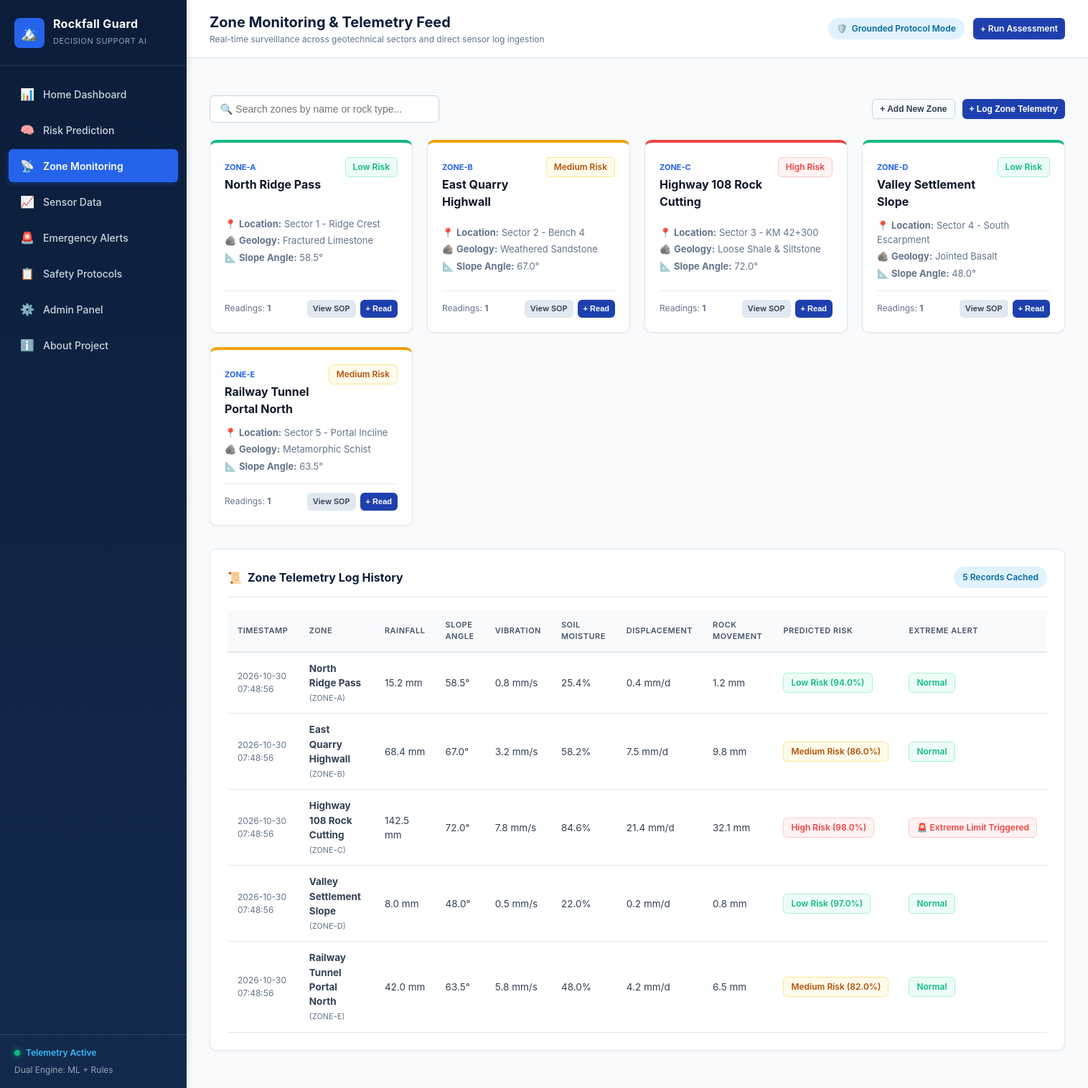
Screenshot of /monitoring with the database file from the repository.
### tables this page shows
CREATE TABLE zones (
            id INTEGER PRIMARY KEY AUTOINCREMENT,
            zone_code TEXT UNIQUE NOT NULL,
            name TEXT NOT NULL,
            location TEXT NOT NULL,
            rock_type TEXT NOT NULL,
            slope_angle_deg REAL NOT NULL,
            current_risk TEXT DEFAULT 'Low Risk',
            last_updated TIMESTAMP DEFAULT CURRENT_TIMESTAMP
        );

CREATE TABLE sensor_readings (
            id INTEGER PRIMARY KEY AUTOINCREMENT,
            zone_id INTEGER NOT NULL,
            rainfall_mm REAL NOT NULL,
            slope_angle_deg REAL NOT NULL,
            vibration_intensity REAL NOT NULL,
            soil_moisture_pct REAL NOT NULL,
            displacement_rate_mm_day REAL NOT NULL,
            rock_movement_mm REAL NOT NULL,
            geological_condition TEXT NOT NULL,
            predicted_risk TEXT,
            confidence_score REAL,
            is_extreme_alert INTEGER DEFAULT 0,
            timestamp TIMESTAMP DEFAULT CURRENT_TIMESTAMP,
            FOREIGN KEY (zone_id) REFERENCES zones(id) ON DELETE CASCADE
        );

### app.py (the view, shortened to what this page needs)
@app.route('/monitoring', methods=['GET', 'POST'])
def monitoring():
    conn = get_db_connection()
    cursor = conn.cursor()
    cursor.execute('''
        SELECT z.*,
               COUNT(r.id) as reading_count,
               MAX(r.timestamp) as latest_reading_time
        FROM zones z
        LEFT JOIN sensor_readings r ON z.id = r.zone_id
        GROUP BY z.id
        ORDER BY z.id ASC
    ''')
    zones_list = [dict(row) for row in cursor.fetchall()]
    cursor.execute('''
        SELECT r.*, z.name as zone_name, z.zone_code
        FROM sensor_readings r
        JOIN zones z ON r.zone_id = z.id
        ORDER BY r.timestamp DESC
        LIMIT 15
    ''')
    readings = [dict(row) for row in cursor.fetchall()]
    conn.close()
    return render_template('monitoring.html', zones=zones_list, readings=readings)

### database.py (called while the page is built)
def get_db_connection():
    conn = sqlite3.connect(DB_PATH)
    conn.row_factory = sqlite3.Row
    return conn

### templates/monitoring.html (shortened to what this page needs)
{% extends "base.html" %}
{% block page_title %}Zone Monitoring & Telemetry Feed{% endblock %}
{% block page_subtitle %}Real-time surveillance across geotechnical sectors and direct sensor log ingestion{% endblock %}
{% block content %}
<div style="display: flex; justify-content: space-between; align-items: center; margin-bottom: 24px;">
    <div style="display: flex; gap: 12px; align-items: center;">
        <input type="text" placeholder="🔍 Search zones by name or rock type..." data-table-search="zonesTable" class="form-control" style="width: 320px;">
    </div>
    <div style="display: flex; gap: 10px;">
        <button onclick="document.getElementById('addZoneModal').style.display='block'" class="btn btn-outline btn-sm">+ Add New Zone</button>
        <button onclick="document.getElementById('logReadingModal').style.display='block'" class="btn btn-primary btn-sm">+ Log Zone Telemetry</button>
    </div>
</div>
<div style="display: grid; grid-template-columns: repeat(auto-fill, minmax(280px, 1fr)); gap: 20px; margin-bottom: 32px;">
    {% for z in zones %}
    <div class="metric-card" style="border-top: 4px solid {% if z.current_risk == 'High Risk' %}#ef4444{% elif z.current_risk == 'Medium Risk' %}#f59e0b{% else %}#10b981{% endif %};">
        <div class="metric-header">
            <div>
                <span style="font-size: 11px; font-weight: 700; color: #2563eb; text-transform: uppercase;">{{ z.zone_code }}</span>
                <h4 style="font-size: 16px; color: #0f172a; margin-top: 2px;">{{ z.name }}</h4>
            </div>
            <span class="status-badge {% if z.current_risk == 'High Risk' %}badge-high{% elif z.current_risk == 'Medium Risk' %}badge-med{% else %}badge-low{% endif %}">
                {{ z.current_risk }}
            </span>
        </div>
        <div style="font-size: 13px; color: #64748b; margin-bottom: 14px;">
            <div style="margin-bottom: 4px;">📍 <strong>Location:</strong> {{ z.location }}</div>
            <div style="margin-bottom: 4px;">🪨 <strong>Geology:</strong> {{ z.rock_type }}</div>
            <div>📐 <strong>Slope Angle:</strong> {{ z.slope_angle_deg }}°</div>
        </div>
        <div style="display: flex; justify-content: space-between; align-items: center; padding-top: 12px; border-top: 1px solid var(--border-color); font-size: 12px;">
            <span style="color: #64748b;">Readings: <strong>{{ z.reading_count }}</strong></span>
            <div style="display: flex; gap: 6px;">
                <a href="{{ url_for('generate_notice', zone_id=z.id) }}" class="btn btn-secondary btn-sm" style="padding: 4px 8px; font-size: 11px;">View SOP</a>
                <button onclick="openReadingModalForZone('{{ z.id }}', '{{ z.name }}', '{{ z.slope_angle_deg }}', '{{ z.rock_type }}')" class="btn btn-primary btn-sm" style="padding: 4px 8px; font-size: 11px;">+ Read</button>
            </div>
        </div>
    </div>
    {% endfor %}
</div>
<div class="dashboard-card">
    <div class="card-header-flex">
        <h3 class="card-title"><span>📜</span> Zone Telemetry Log History</h3>
        <span class="system-badge">{{ readings | length }} Records Cached</span>
    </div>
    <div class="table-responsive">
        <table class="custom-table" id="zonesTable">
            <thead>
                <tr>
                    <th>Timestamp</th>
                    <th>Zone</th>
                    <th>Rainfall</th>
                    <th>Slope Angle</th>
                    <th>Vibration</th>
                    <th>Soil Moisture</th>
                    <th>Displacement</th>
                    <th>Rock Movement</th>
                    <th>Predicted Risk</th>
                    <th>Extreme Alert</th>
                </tr>
            </thead>
            <tbody>
                {% for r in readings %}
                <tr>
                    <td style="color: #64748b; font-size: 12px;">{{ r.timestamp }}</td>
                    <td><strong>{{ r.zone_name }}</strong> <span style="font-size: 11px; color:#64748b;">({{ r.zone_code }})</span></td>
                    <td>{{ r.rainfall_mm }} mm</td>
                    <td>{{ r.slope_angle_deg }}°</td>
                    <td>{{ r.vibration_intensity }} mm/s</td>
                    <td>{{ r.soil_moisture_pct }}%</td>
                    <td>{{ r.displacement_rate_mm_day }} mm/d</td>
                    <td>{{ r.rock_movement_mm }} mm</td>
                    <td>
                        <span class="status-badge {% if r.predicted_risk == 'High Risk' %}badge-high{% elif r.predicted_risk == 'Medium Risk' %}badge-med{% else %}badge-low{% endif %}">
                            {{ r.predicted_risk }} ({{ (r.confidence_score * 100) | round(1) }}%)
                        </span>
                    </td>
                    <td>
                        {% if r.is_extreme_alert %}
                            <span class="status-badge badge-high">🚨 Extreme Limit Triggered</span>
                        {% else %}
                            <span class="status-badge badge-low">Normal</span>
                        {% endif %}
                    </td>
                </tr>
                {% endfor %}
            </tbody>
        </table>
    </div>
</div>
{% endblock %}

### static/css/style.css (style rules this page uses)
:root { --primary-dark: #0b1d3a; --primary-navy: #132a4e; --primary-blue: #1e40af; --primary-light: #3b82f6; --accent-blue: #60a5fa; --risk-low: #10b981; --risk-low-bg: #ecfdf5; --risk-low-border: #a7f3d0; --risk-med: #f59e0b; --risk-med-bg: #fffbeb; --risk-med-border: #fde68a; --risk-high: #ef4444; --risk-high-bg: #fef2f2; --risk-high-border: #fecaca; --risk-critical: #991b1b; --bg-page: #f8fafc; --bg-card: #ffffff; --text-main: #0f172a; --text-muted: #64748b; --border-color: #e2e8f0; --sidebar-width: 260px; }
* { box-sizing: border-box; margin: 0; padding: 0; }
body { font-family: -apple-system, BlinkMacSystemFont, "Segoe UI", Roboto, Oxygen, Ubuntu, Cantarell, "Helvetica Neue", sans-serif; background-color: var(--bg-page); color: var(--text-main); line-height: 1.5; display: flex; min-height: 100vh; }
.system-badge { display: inline-flex; align-items: center; gap: 6px; padding: 6px 12px; font-size: 12px; font-weight: 600; border-radius: 20px; background-color: #e0f2fe; color: #0369a1; }
.metric-card { background-color: var(--bg-card); border: 1px solid var(--border-color); border-radius: 10px; padding: 20px; display: flex; flex-direction: column; justify-content: space-between; box-shadow: 0 1px 3px rgba(0, 0, 0, 0.05); transition: transform 0.2s, box-shadow 0.2s; }
.metric-header { display: flex; justify-content: space-between; align-items: flex-start; margin-bottom: 12px; }
.badge-low { background-color: var(--risk-low-bg); color: var(--risk-low); border: 1px solid var(--risk-low-border); }
.badge-med { background-color: var(--risk-med-bg); color: #b45309; border: 1px solid var(--risk-med-border); }
.badge-high { background-color: var(--risk-high-bg); color: var(--risk-high); border: 1px solid var(--risk-high-border); }
.status-badge { display: inline-flex; align-items: center; gap: 5px; padding: 4px 10px; border-radius: 6px; font-size: 12px; font-weight: 600; white-space: nowrap; }
.dashboard-card { background: var(--bg-card); border: 1px solid var(--border-color); border-radius: 10px; padding: 24px; margin-bottom: 24px; box-shadow: 0 1px 3px rgba(0, 0, 0, 0.05); }
.card-header-flex { display: flex; justify-content: space-between; align-items: center; margin-bottom: 18px; padding-bottom: 12px; border-bottom: 1px solid var(--border-color); }
.card-title { font-size: 16px; font-weight: 700; color: var(--primary-dark); display: flex; align-items: center; gap: 8px; }
.table-responsive { width: 100%; overflow-x: auto; }
.custom-table { width: 100%; border-collapse: collapse; text-align: left; font-size: 13.5px; }
.custom-table th { background-color: #f8fafc; color: #475569; font-weight: 600; padding: 12px 14px; border-bottom: 2px solid var(--border-color); text-transform: uppercase; font-size: 11px; letter-spacing: 0.5px; }
.custom-table td { padding: 12px 14px; border-bottom: 1px solid var(--border-color); color: #334155; vertical-align: middle; }
.form-control { padding: 10px 14px; border: 1px solid #cbd5e1; border-radius: 6px; font-size: 14px; color: var(--text-main); background-color: #ffffff; transition: border-color 0.2s, box-shadow 0.2s; }
.btn { display: inline-flex; align-items: center; justify-content: center; gap: 8px; padding: 10px 18px; border-radius: 6px; font-size: 13.5px; font-weight: 600; cursor: pointer; border: none; text-decoration: none; transition: all 0.2s ease; }
.btn-primary { background-color: #1e40af; color: #ffffff; }
.btn-secondary { background-color: #e2e8f0; color: #334155; }
.btn-outline { background-color: transparent; border: 1px solid #cbd5e1; color: #334155; }
.btn-sm { padding: 6px 10px; font-size: 12px; }

### rows the page displays
zones: zone_code "ZONE-A", name "North Ridge Pass", current_risk "Low Risk", location "Sector 1 - Ridge Crest", rock_type "Fractured Limestone", slope_angle_deg "58.5", reading_count "1"
zones: zone_code "ZONE-B", name "East Quarry Highwall", current_risk "Medium Risk", location "Sector 2 - Bench 4", rock_type "Weathered Sandstone", slope_angle_deg "67.0", reading_count "1"
zones: zone_code "ZONE-C", name "Highway 108 Rock Cutting", current_risk "High Risk", location "Sector 3 - KM 42+300", rock_type "Loose Shale & Siltstone", slope_angle_deg "72.0", reading_count "1"
zones: zone_code "ZONE-D", name "Valley Settlement Slope", current_risk "Low Risk", location "Sector 4 - South Escarpment", rock_type "Jointed Basalt", slope_angle_deg "48.0", reading_count "1"
zones: zone_code "ZONE-E", name "Railway Tunnel Portal North", current_risk "Medium Risk", location "Sector 5 - Portal Incline", rock_type "Metamorphic Schist", slope_angle_deg "63.5", reading_count "1"
sensor_readings: timestamp "2026-10-30 07:48:56", zone_name "North Ridge Pass", zone_code "ZONE-A", rainfall_mm "15.2", slope_angle_deg "58.5", vibration_intensity "0.8", soil_moisture_pct "25.4", displacement_rate_mm_day "0.4", rock_movement_mm "1.2", predicted_risk "Low Risk", (r.confidence_score*100)|round(1) "94.0", is_extreme_alert "Normal"
sensor_readings: timestamp "2026-10-30 07:48:56", zone_name "East Quarry Highwall", zone_code "ZONE-B", rainfall_mm "68.4", slope_angle_deg "67.0", vibration_intensity "3.2", soil_moisture_pct "58.2", displacement_rate_mm_day "7.5", rock_movement_mm "9.8", predicted_risk "Medium Risk", (r.confidence_score*100)|round(1) "86.0", is_extreme_alert "Normal"
sensor_readings: timestamp "2026-10-30 07:48:56", zone_name "Highway 108 Rock Cutting", zone_code "ZONE-C", rainfall_mm "142.5", slope_angle_deg "72.0", vibration_intensity "7.8", soil_moisture_pct "84.6", displacement_rate_mm_day "21.4", rock_movement_mm "32.1", predicted_risk "High Risk", (r.confidence_score*100)|round(1) "98.0", is_extreme_alert "🚨 Extreme Limit Triggered"
sensor_readings: timestamp "2026-10-30 07:48:56", zone_name "Valley Settlement Slope", zone_code "ZONE-D", rainfall_mm "8.0", slope_angle_deg "48.0", vibration_intensity "0.5", soil_moisture_pct "22.0", displacement_rate_mm_day "0.2", rock_movement_mm "0.8", predicted_risk "Low Risk", (r.confidence_score*100)|round(1) "97.0", is_extreme_alert "Normal"
sensor_readings: timestamp "2026-10-30 07:48:56", zone_name "Railway Tunnel Portal North", zone_code "ZONE-E", rainfall_mm "42.0", slope_angle_deg "63.5", vibration_intensity "5.8", soil_moisture_pct "48.0", displacement_rate_mm_day "4.2", rock_movement_mm "6.5", predicted_risk "Medium Risk", (r.confidence_score*100)|round(1) "82.0", is_extreme_alert "Normal"

### other values shown
{{ readings | length }} "5"
